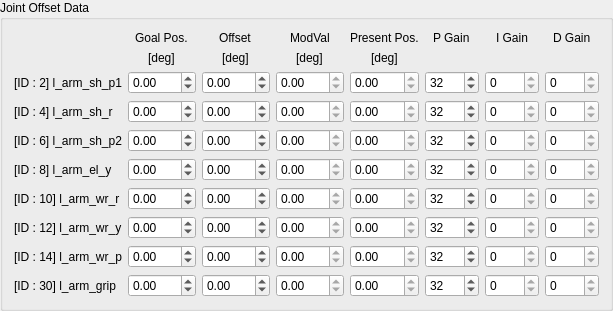
             <widget class="QGroupBox" name="left_arm_group">
              <property name="sizePolicy">
               <sizepolicy hsizetype="Minimum" vsizetype="Minimum">
                <horstretch>0</horstretch>
                <verstretch>0</verstretch>
               </sizepolicy>
              </property>
              <property name="maximumSize">
               <size>
                <width>16777215</width>
                <height>350</height>
               </size>
              </property>
              <property name="title">
               <string>Joint Offset Data</string>
              </property>
              <layout class="QGridLayout" name="gridLayout_4">
               <item row="5" column="1">
                <widget class="QDoubleSpinBox" name="id_6_goal_spinbox">
                 <property name="minimum">
                  <double>-360.000000000000000</double>
                 </property>
                 <property name="maximum">
                  <double>360.000000000000000</double>
                 </property>
                 <property name="singleStep">
                  <double>0.050000000000000</double>
                 </property>
                </widget>
               </item>
               <item row="4" column="2">
                <widget class="QDoubleSpinBox" name="id_4_offset_spinbox">
                 <property name="minimum">
                  <double>-360.000000000000000</double>
                 </property>
                 <property name="maximum">
                  <double>360.000000000000000</double>
                 </property>
                 <property name="singleStep">
                  <double>0.050000000000000</double>
                 </property>
                </widget>
               </item>
               <item row="2" column="5">
                <widget class="QSpinBox" name="id_2_p_spinbox">
                 <property name="maximum">
                  <number>1000</number>
                 </property>
                 <property name="value">
                  <number>32</number>
                 </property>
                </widget>
               </item>
               <item row="6" column="2">
                <widget class="QDoubleSpinBox" name="id_8_offset_spinbox">
                 <property name="minimum">
                  <double>-360.000000000000000</double>
                 </property>
                 <property name="maximum">
                  <double>360.000000000000000</double>
                 </property>
                 <property name="singleStep">
                  <double>0.050000000000000</double>
                 </property>
                </widget>
               </item>
               <item row="7" column="0">
                <widget class="QLabel" name="l_arm_wr_r">
                 <property name="text">
                  <string>[ID : 10] l_arm_wr_r</string>
                 </property>
                </widget>
               </item>
               <item row="0" column="1" alignment="Qt::AlignHCenter">
                <widget class="QLabel" name="l_arm_goal_pos">
                 <property name="text">
                  <string>Goal Pos.</string>
                 </property>
                </widget>
               </item>
               <item row="5" column="7">
                <widget class="QSpinBox" name="id_6_d_spinbox">
                 <property name="readOnly">
                  <bool>true</bool>
                 </property>
                 <property name="maximum">
                  <number>1000</number>
                 </property>
                </widget>
               </item>
               <item row="0" column="3" alignment="Qt::AlignHCenter">
                <widget class="QLabel" name="l_arm_modval">
                 <property name="text">
                  <string>ModVal</string>
                 </property>
                </widget>
               </item>
               <item row="5" column="6">
                <widget class="QSpinBox" name="id_6_i_spinbox">
                 <property name="readOnly">
                  <bool>true</bool>
                 </property>
                 <property name="maximum">
                  <number>1000</number>
                 </property>
                </widget>
               </item>
               <item row="6" column="0">
                <widget class="QLabel" name="l_arm_el_y">
                 <property name="text">
                  <string>[ID : 8] l_arm_el_y</string>
                 </property>
                </widget>
               </item>
               <item row="2" column="2">
                <widget class="QDoubleSpinBox" name="id_2_offset_spinbox">
                 <property name="minimum">
                  <double>-360.000000000000000</double>
                 </property>
                 <property name="maximum">
                  <double>360.000000000000000</double>
                 </property>
                 <property name="singleStep">
                  <double>0.050000000000000</double>
                 </property>
                </widget>
               </item>
               <item row="4" column="7">
                <widget class="QSpinBox" name="id_4_d_spinbox">
                 <property name="readOnly">
                  <bool>true</bool>
                 </property>
                 <property name="maximum">
                  <number>1000</number>
                 </property>
                </widget>
               </item>
               <item row="2" column="3">
                <widget class="QDoubleSpinBox" name="id_2_modval_spinbox">
                 <property name="readOnly">
                  <bool>true</bool>
                 </property>
                 <property name="minimum">
                  <double>-360.000000000000000</double>
                 </property>
                 <property name="maximum">
                  <double>360.000000000000000</double>
                 </property>
                 <property name="singleStep">
                  <double>0.050000000000000</double>
                 </property>
                </widget>
               </item>
               <item row="6" column="1">
                <widget class="QDoubleSpinBox" name="id_8_goal_spinbox">
                 <property name="minimum">
                  <double>-360.000000000000000</double>
                 </property>
                 <property name="maximum">
                  <double>360.000000000000000</double>
                 </property>
                 <property name="singleStep">
                  <double>0.050000000000000</double>
                 </property>
                </widget>
               </item>
               <item row="6" column="3">
                <widget class="QDoubleSpinBox" name="id_8_modval_spinbox">
                 <property name="readOnly">
                  <bool>true</bool>
                 </property>
                 <property name="minimum">
                  <double>-360.000000000000000</double>
                 </property>
                 <property name="maximum">
                  <double>360.000000000000000</double>
                 </property>
                 <property name="singleStep">
                  <double>0.050000000000000</double>
                 </property>
                </widget>
               </item>
               <item row="6" column="4">
                <widget class="QDoubleSpinBox" name="id_8_present_spinbox">
                 <property name="readOnly">
                  <bool>true</bool>
                 </property>
                 <property name="minimum">
                  <double>-360.000000000000000</double>
                 </property>
                 <property name="maximum">
                  <double>360.000000000000000</double>
                 </property>
                 <property name="singleStep">
                  <double>0.050000000000000</double>
                 </property>
                </widget>
               </item>
               <item row="5" column="0">
                <widget class="QLabel" name="l_arm_sh_p2">
                 <property name="text">
                  <string>[ID : 6] l_arm_sh_p2</string>
                 </property>
                </widget>
               </item>
               <item row="0" column="6" alignment="Qt::AlignHCenter">
                <widget class="QLabel" name="l_arm_i_gain">
                 <property name="text">
                  <string>I Gain</string>
                 </property>
                </widget>
               </item>
               <item row="8" column="0">
                <widget class="QLabel" name="l_arm_wr_y">
                 <property name="text">
                  <string>[ID : 12] l_arm_wr_y</string>
                 </property>
                </widget>
               </item>
               <item row="4" column="5">
                <widget class="QSpinBox" name="id_4_p_spinbox">
                 <property name="maximum">
                  <number>1000</number>
                 </property>
                 <property name="value">
                  <number>32</number>
                 </property>
                </widget>
               </item>
               <item row="5" column="4">
                <widget class="QDoubleSpinBox" name="id_6_present_spinbox">
                 <property name="readOnly">
                  <bool>true</bool>
                 </property>
                 <property name="minimum">
                  <double>-360.000000000000000</double>
                 </property>
                 <property name="maximum">
                  <double>360.000000000000000</double>
                 </property>
                 <property name="singleStep">
                  <double>0.050000000000000</double>
                 </property>
                </widget>
               </item>
               <item row="5" column="2">
                <widget class="QDoubleSpinBox" name="id_6_offset_spinbox">
                 <property name="minimum">
                  <double>-360.000000000000000</double>
                 </property>
                 <property name="maximum">
                  <double>360.000000000000000</double>
                 </property>
                 <property name="singleStep">
                  <double>0.050000000000000</double>
                 </property>
                </widget>
               </item>
               <item row="0" column="5" alignment="Qt::AlignHCenter">
                <widget class="QLabel" name="l_arm_p_gain">
                 <property name="text">
                  <string>P Gain</string>
                 </property>
                </widget>
               </item>
               <item row="9" column="0">
                <widget class="QLabel" name="l_arm_wr_p">
                 <property name="text">
                  <string>[ID : 14] l_arm_wr_p</string>
                 </property>
                </widget>
               </item>
               <item row="2" column="4">
                <widget class="QDoubleSpinBox" name="id_2_present_spinbox">
                 <property name="readOnly">
                  <bool>true</bool>
                 </property>
                 <property name="minimum">
                  <double>-360.000000000000000</double>
                 </property>
                 <property name="maximum">
                  <double>360.000000000000000</double>
                 </property>
                 <property name="singleStep">
                  <double>0.050000000000000</double>
                 </property>
                </widget>
               </item>
               <item row="1" column="1" alignment="Qt::AlignHCenter">
                <widget class="QLabel" name="l_arm_deg_1">
                 <property name="text">
                  <string>[deg]</string>
                 </property>
                </widget>
               </item>
               <item row="2" column="1">
                <widget class="QDoubleSpinBox" name="id_2_goal_spinbox">
                 <property name="minimum">
                  <double>-360.000000000000000</double>
                 </property>
                 <property name="maximum">
                  <double>360.000000000000000</double>
                 </property>
                 <property name="singleStep">
                  <double>0.050000000000000</double>
                 </property>
                </widget>
               </item>
               <item row="4" column="6">
                <widget class="QSpinBox" name="id_4_i_spinbox">
                 <property name="readOnly">
                  <bool>true</bool>
                 </property>
                 <property name="maximum">
                  <number>1000</number>
                 </property>
                </widget>
               </item>
               <item row="0" column="4" alignment="Qt::AlignHCenter">
                <widget class="QLabel" name="l_arm_present_pos">
                 <property name="text">
                  <string>Present Pos.</string>
                 </property>
                </widget>
               </item>
               <item row="4" column="4">
                <widget class="QDoubleSpinBox" name="id_4_present_spinbox">
                 <property name="readOnly">
                  <bool>true</bool>
                 </property>
                 <property name="minimum">
                  <double>-360.000000000000000</double>
                 </property>
                 <property name="maximum">
                  <double>360.000000000000000</double>
                 </property>
                 <property name="singleStep">
                  <double>0.050000000000000</double>
                 </property>
                </widget>
               </item>
               <item row="0" column="2" alignment="Qt::AlignHCenter">
                <widget class="QLabel" name="l_arm_offset">
                 <property name="text">
                  <string>Offset</string>
                 </property>
                </widget>
               </item>
               <item row="5" column="3">
                <widget class="QDoubleSpinBox" name="id_6_modval_spinbox">
                 <property name="readOnly">
                  <bool>true</bool>
                 </property>
                 <property name="minimum">
                  <double>-360.000000000000000</double>
                 </property>
                 <property name="maximum">
                  <double>360.000000000000000</double>
                 </property>
                 <property name="singleStep">
                  <double>0.050000000000000</double>
                 </property>
                </widget>
               </item>
               <item row="6" column="7">
                <widget class="QSpinBox" name="id_8_d_spinbox">
                 <property name="readOnly">
                  <bool>true</bool>
                 </property>
                 <property name="maximum">
                  <number>1000</number>
                 </property>
                </widget>
               </item>
               <item row="1" column="4" alignment="Qt::AlignHCenter">
                <widget class="QLabel" name="l_arm_deg_4">
                 <property name="text">
                  <string>[deg]</string>
                 </property>
                </widget>
               </item>
               <item row="2" column="6">
                <widget class="QSpinBox" name="id_2_i_spinbox">
                 <property name="readOnly">
                  <bool>true</bool>
                 </property>
                 <property name="maximum">
                  <number>1000</number>
                 </property>
                </widget>
               </item>
               <item row="6" column="5">
                <widget class="QSpinBox" name="id_8_p_spinbox">
                 <property name="maximum">
                  <number>1000</number>
                 </property>
                 <property name="value">
                  <number>32</number>
                 </property>
                </widget>
               </item>
               <item row="1" column="3" alignment="Qt::AlignHCenter">
                <widget class="QLabel" name="l_arm_deg_3">
                 <property name="text">
                  <string>[deg]</string>
                 </property>
                </widget>
               </item>
               <item row="4" column="3">
                <widget class="QDoubleSpinBox" name="id_4_modval_spinbox">
                 <property name="readOnly">
                  <bool>true</bool>
                 </property>
                 <property name="minimum">
                  <double>-360.000000000000000</double>
                 </property>
                 <property name="maximum">
                  <double>360.000000000000000</double>
                 </property>
                 <property name="singleStep">
                  <double>0.050000000000000</double>
                 </property>
                </widget>
               </item>
               <item row="5" column="5">
                <widget class="QSpinBox" name="id_6_p_spinbox">
                 <property name="maximum">
                  <number>1000</number>
                 </property>
                 <property name="value">
                  <number>32</number>
                 </property>
                </widget>
               </item>
               <item row="1" column="2" alignment="Qt::AlignHCenter">
                <widget class="QLabel" name="l_arm_deg_2">
                 <property name="text">
                  <string>[deg]</string>
                 </property>
                </widget>
               </item>
               <item row="4" column="1">
                <widget class="QDoubleSpinBox" name="id_4_goal_spinbox">
                 <property name="minimum">
                  <double>-360.000000000000000</double>
                 </property>
                 <property name="maximum">
                  <double>360.000000000000000</double>
                 </property>
                 <property name="singleStep">
                  <double>0.050000000000000</double>
                 </property>
                </widget>
               </item>
               <item row="0" column="7" alignment="Qt::AlignHCenter">
                <widget class="QLabel" name="l_arm_d_gain">
                 <property name="text">
                  <string>D Gain</string>
                 </property>
                </widget>
               </item>
               <item row="2" column="7">
                <widget class="QSpinBox" name="id_2_d_spinbox">
                 <property name="readOnly">
                  <bool>true</bool>
                 </property>
                 <property name="maximum">
                  <number>1000</number>
                 </property>
                </widget>
               </item>
               <item row="4" column="0">
                <widget class="QLabel" name="l_arm_sh_r">
                 <property name="text">
                  <string>[ID : 4] l_arm_sh_r</string>
                 </property>
                </widget>
               </item>
               <item row="6" column="6">
                <widget class="QSpinBox" name="id_8_i_spinbox">
                 <property name="readOnly">
                  <bool>true</bool>
                 </property>
                 <property name="maximum">
                  <number>1000</number>
                 </property>
                </widget>
               </item>
               <item row="10" column="0">
                <widget class="QLabel" name="l_arm_grip">
                 <property name="text">
                  <string>[ID : 30] l_arm_grip</string>
                 </property>
                </widget>
               </item>
               <item row="7" column="1">
                <widget class="QDoubleSpinBox" name="id_10_goal_spinbox">
                 <property name="minimum">
                  <double>-360.000000000000000</double>
                 </property>
                 <property name="maximum">
                  <double>360.000000000000000</double>
                 </property>
                 <property name="singleStep">
                  <double>0.050000000000000</double>
                 </property>
                </widget>
               </item>
               <item row="7" column="2">
                <widget class="QDoubleSpinBox" name="id_10_offset_spinbox">
                 <property name="minimum">
                  <double>-360.000000000000000</double>
                 </property>
                 <property name="maximum">
                  <double>360.000000000000000</double>
                 </property>
                 <property name="singleStep">
                  <double>0.050000000000000</double>
                 </property>
                </widget>
               </item>
               <item row="7" column="3">
                <widget class="QDoubleSpinBox" name="id_10_modval_spinbox">
                 <property name="readOnly">
                  <bool>true</bool>
                 </property>
                 <property name="minimum">
                  <double>-360.000000000000000</double>
                 </property>
                 <property name="maximum">
                  <double>360.000000000000000</double>
                 </property>
                 <property name="singleStep">
                  <double>0.050000000000000</double>
                 </property>
                </widget>
               </item>
               <item row="7" column="4">
                <widget class="QDoubleSpinBox" name="id_10_present_spinbox">
                 <property name="readOnly">
                  <bool>true</bool>
                 </property>
                 <property name="minimum">
                  <double>-360.000000000000000</double>
                 </property>
                 <property name="maximum">
                  <double>360.000000000000000</double>
                 </property>
                 <property name="singleStep">
                  <double>0.050000000000000</double>
                 </property>
                </widget>
               </item>
               <item row="7" column="5">
                <widget class="QSpinBox" name="id_10_p_spinbox">
                 <property name="maximum">
                  <number>1000</number>
                 </property>
                 <property name="value">
                  <number>32</number>
                 </property>
                </widget>
               </item>
               <item row="7" column="6">
                <widget class="QSpinBox" name="id_10_i_spinbox">
                 <property name="readOnly">
                  <bool>true</bool>
                 </property>
                 <property name="maximum">
                  <number>1000</number>
                 </property>
                </widget>
               </item>
               <item row="7" column="7">
                <widget class="QSpinBox" name="id_10_d_spinbox">
                 <property name="readOnly">
                  <bool>true</bool>
                 </property>
                 <property name="maximum">
                  <number>1000</number>
                 </property>
                </widget>
               </item>
               <item row="8" column="1">
                <widget class="QDoubleSpinBox" name="id_12_goal_spinbox">
                 <property name="minimum">
                  <double>-360.000000000000000</double>
                 </property>
                 <property name="maximum">
                  <double>360.000000000000000</double>
                 </property>
                 <property name="singleStep">
                  <double>0.050000000000000</double>
                 </property>
                </widget>
               </item>
               <item row="8" column="2">
                <widget class="QDoubleSpinBox" name="id_12_offset_spinbox">
                 <property name="minimum">
                  <double>-360.000000000000000</double>
                 </property>
                 <property name="maximum">
                  <double>360.000000000000000</double>
                 </property>
                 <property name="singleStep">
                  <double>0.050000000000000</double>
                 </property>
                </widget>
               </item>
               <item row="8" column="3">
                <widget class="QDoubleSpinBox" name="id_12_modval_spinbox">
                 <property name="readOnly">
                  <bool>true</bool>
                 </property>
                 <property name="minimum">
                  <double>-360.000000000000000</double>
                 </property>
                 <property name="maximum">
                  <double>360.000000000000000</double>
                 </property>
                 <property name="singleStep">
                  <double>0.050000000000000</double>
                 </property>
                </widget>
               </item>
               <item row="8" column="4">
                <widget class="QDoubleSpinBox" name="id_12_present_spinbox">
                 <property name="readOnly">
                  <bool>true</bool>
                 </property>
                 <property name="minimum">
                  <double>-360.000000000000000</double>
                 </property>
                 <property name="maximum">
                  <double>360.000000000000000</double>
                 </property>
                 <property name="singleStep">
                  <double>0.050000000000000</double>
                 </property>
                </widget>
               </item>
               <item row="8" column="5">
                <widget class="QSpinBox" name="id_12_p_spinbox">
                 <property name="maximum">
                  <number>1000</number>
                 </property>
                 <property name="value">
                  <number>32</number>
                 </property>
                </widget>
               </item>
               <item row="8" column="6">
                <widget class="QSpinBox" name="id_12_i_spinbox">
                 <property name="readOnly">
                  <bool>true</bool>
                 </property>
                 <property name="maximum">
                  <number>1000</number>
                 </property>
                </widget>
               </item>
               <item row="8" column="7">
                <widget class="QSpinBox" name="id_12_d_spinbox">
                 <property name="readOnly">
                  <bool>true</bool>
                 </property>
                 <property name="maximum">
                  <number>1000</number>
                 </property>
                </widget>
               </item>
               <item row="9" column="1">
                <widget class="QDoubleSpinBox" name="id_14_goal_spinbox">
                 <property name="minimum">
                  <double>-360.000000000000000</double>
                 </property>
                 <property name="maximum">
                  <double>360.000000000000000</double>
                 </property>
                 <property name="singleStep">
                  <double>0.050000000000000</double>
                 </property>
                </widget>
               </item>
               <item row="9" column="3">
                <widget class="QDoubleSpinBox" name="id_14_modval_spinbox">
                 <property name="readOnly">
                  <bool>true</bool>
                 </property>
                 <property name="minimum">
                  <double>-360.000000000000000</double>
                 </property>
                 <property name="maximum">
                  <double>360.000000000000000</double>
                 </property>
                 <property name="singleStep">
                  <double>0.050000000000000</double>
                 </property>
                </widget>
               </item>
               <item row="9" column="2">
                <widget class="QDoubleSpinBox" name="id_14_offset_spinbox">
                 <property name="minimum">
                  <double>-360.000000000000000</double>
                 </property>
                 <property name="maximum">
                  <double>360.000000000000000</double>
                 </property>
                 <property name="singleStep">
                  <double>0.050000000000000</double>
                 </property>
                </widget>
               </item>
               <item row="9" column="4">
                <widget class="QDoubleSpinBox" name="id_14_present_spinbox">
                 <property name="readOnly">
                  <bool>true</bool>
                 </property>
                 <property name="minimum">
                  <double>-360.000000000000000</double>
                 </property>
                 <property name="maximum">
                  <double>360.000000000000000</double>
                 </property>
                 <property name="singleStep">
                  <double>0.050000000000000</double>
                 </property>
                </widget>
               </item>
               <item row="9" column="5">
                <widget class="QSpinBox" name="id_14_p_spinbox">
                 <property name="maximum">
                  <number>1000</number>
                 </property>
                 <property name="value">
                  <number>32</number>
                 </property>
                </widget>
               </item>
               <item row="9" column="6">
                <widget class="QSpinBox" name="id_14_i_spinbox">
                 <property name="readOnly">
                  <bool>true</bool>
                 </property>
                 <property name="maximum">
                  <number>1000</number>
                 </property>
                </widget>
               </item>
               <item row="9" column="7">
                <widget class="QSpinBox" name="id_14_d_spinbox">
                 <property name="readOnly">
                  <bool>true</bool>
                 </property>
                 <property name="maximum">
                  <number>1000</number>
                 </property>
                </widget>
               </item>
               <item row="10" column="1">
                <widget class="QDoubleSpinBox" name="id_30_goal_spinbox">
                 <property name="minimum">
                  <double>-360.000000000000000</double>
                 </property>
                 <property name="maximum">
                  <double>360.000000000000000</double>
                 </property>
                 <property name="singleStep">
                  <double>0.050000000000000</double>
                 </property>
                </widget>
               </item>
               <item row="10" column="2">
                <widget class="QDoubleSpinBox" name="id_30_offset_spinbox">
                 <property name="minimum">
                  <double>-360.000000000000000</double>
                 </property>
                 <property name="maximum">
                  <double>360.000000000000000</double>
                 </property>
                 <property name="singleStep">
                  <double>0.050000000000000</double>
                 </property>
                </widget>
               </item>
               <item row="10" column="3">
                <widget class="QDoubleSpinBox" name="id_30_modval_spinbox">
                 <property name="readOnly">
                  <bool>true</bool>
                 </property>
                 <property name="minimum">
                  <double>-360.000000000000000</double>
                 </property>
                 <property name="maximum">
                  <double>360.000000000000000</double>
                 </property>
                 <property name="singleStep">
                  <double>0.050000000000000</double>
                 </property>
                </widget>
               </item>
               <item row="10" column="4">
                <widget class="QDoubleSpinBox" name="id_30_present_spinbox">
                 <property name="readOnly">
                  <bool>true</bool>
                 </property>
                 <property name="minimum">
                  <double>-360.000000000000000</double>
                 </property>
                 <property name="maximum">
                  <double>360.000000000000000</double>
                 </property>
                 <property name="singleStep">
                  <double>0.050000000000000</double>
                 </property>
                </widget>
               </item>
               <item row="10" column="5">
                <widget class="QSpinBox" name="id_30_p_spinbox">
                 <property name="maximum">
                  <number>1000</number>
                 </property>
                 <property name="value">
                  <number>32</number>
                 </property>
                </widget>
               </item>
               <item row="10" column="6">
                <widget class="QSpinBox" name="id_30_i_spinbox">
                 <property name="readOnly">
                  <bool>true</bool>
                 </property>
                 <property name="maximum">
                  <number>1000</number>
                 </property>
                </widget>
               </item>
               <item row="10" column="7">
                <widget class="QSpinBox" name="id_30_d_spinbox">
                 <property name="readOnly">
                  <bool>true</bool>
                 </property>
                 <property name="maximum">
                  <number>1000</number>
                 </property>
                </widget>
               </item>
               <item row="2" column="0">
                <widget class="QLabel" name="l_arm_sh_p1">
                 <property name="text">
                  <string>[ID : 2] l_arm_sh_p1</string>
                 </property>
                </widget>
               </item>
              </layout>
             </widget>
